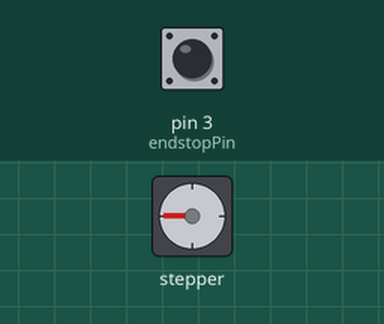
Simulated run of this sketch. Board: Arduino Uno, built with avr-gcc and run on an emulated ATmega328P. Parts: stepper motor. Wiring (inferred from the names in the program): stepper motor driver (200 steps per turn assumed): step pin 4; direction pin 5. The test bench sets the inputs (shaded band); at power-on: pin 3 (endstopPin) HIGH.

Above: at 0.8 s.
0.9 s: pin 3 (endstopPin) pulled LOW for 0.15 s
At 1.46 s:
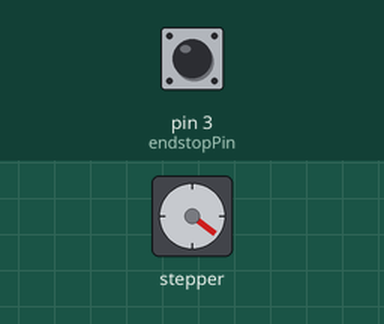
At 1.84 s:
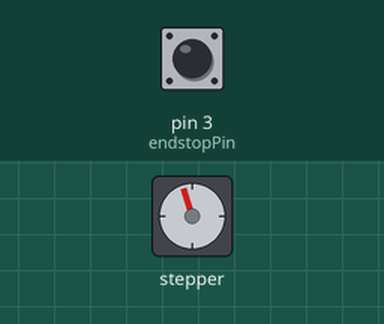
Timing chart, 0 to 12.9 s (numbered marks = the images above; inputs shaded):
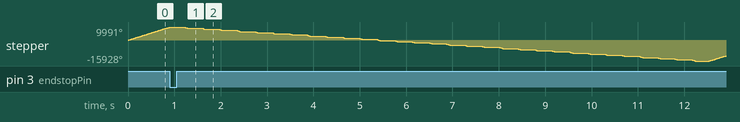

The sketch:

Stepper.ino
```cpp
int stepCarrPin = 4;
int stepFeedPin = 2;
int dirCarrPin = 5;
int endstopPin = 3;
uint64_t speedDelay = 63;

void setup(){
  pinMode(stepCarrPin, OUTPUT);
  pinMode(stepFeedPin, OUTPUT);
  pinMode(dirCarrPin, OUTPUT);
  pinMode(endstopPin, INPUT_PULLUP);

  // First home the carriage
  PORTD = PORTD | B00100000;
  while((PIND & 0b00001000) != 0){
    PORTD = PORTD | B00010000;
    waitMicroseconds(speedDelay);
    PORTD = PORTD & B11101111;
    waitMicroseconds(speedDelay);
  }
}

void loop(){
  PORTD = PORTD & B11011111;
  for(int i = 0; i < 30; i++){
    delay(300);
    for(int j = 0; j < 480; j++){
    PORTD = PORTD | B00010000;
    waitMicroseconds(speedDelay);
    PORTD = PORTD & B11101111;
    waitMicroseconds(speedDelay);
  }
  }
  delay(300);
  PORTD = PORTD | B00100000;
  while((PIND & 0b00001000) != 0){
    PORTD = PORTD | B00010000;
    waitMicroseconds(speedDelay);
    PORTD = PORTD & B11101111;
    waitMicroseconds(speedDelay);
  }
}

void waitMicroseconds(uint64_t delayTime){
    // Starting time:
    uint64_t startTime = micros();

    // Wait while reading button "S":
    while (startTime + delayTime > micros()){}
}
```
